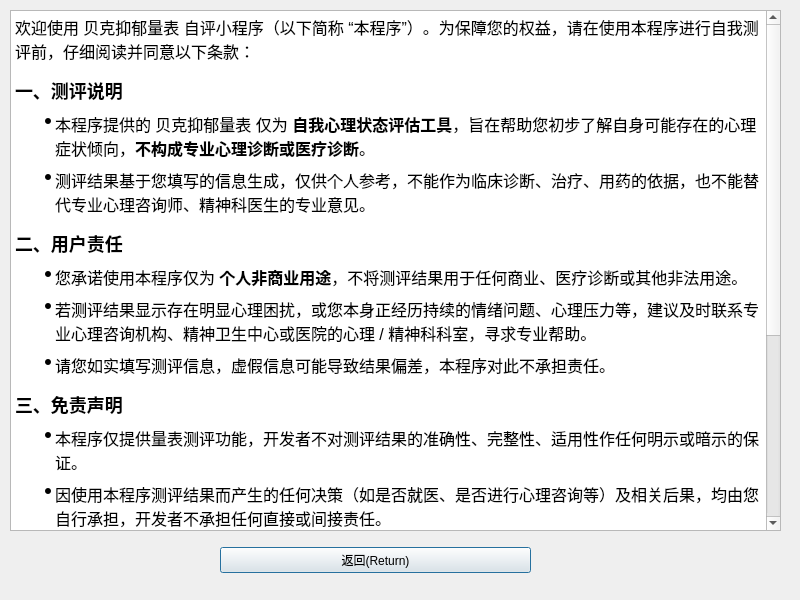
<?xml version="1.0" encoding="UTF-8"?>
<ui version="4.0">
 <class>Agreement</class>
 <widget class="QDialog" name="Agreement">
  <property name="geometry">
   <rect>
    <x>0</x>
    <y>0</y>
    <width>800</width>
    <height>600</height>
   </rect>
  </property>
  <property name="windowTitle">
   <string>Dialog</string>
  </property>
  <widget class="QWidget" name="horizontalLayoutWidget">
   <property name="geometry">
    <rect>
     <x>220</x>
     <y>540</y>
     <width>311</width>
     <height>41</height>
    </rect>
   </property>
   <layout class="QHBoxLayout" name="horizontalLayout">
    <item>
     <widget class="QPushButton" name="Return">
      <property name="text">
       <string>返回(Return)</string>
      </property>
     </widget>
    </item>
   </layout>
  </widget>
  <widget class="QTextBrowser" name="textBrowser">
   <property name="geometry">
    <rect>
     <x>10</x>
     <y>10</y>
     <width>771</width>
     <height>521</height>
    </rect>
   </property>
   <property name="html">
    <string>&lt;!DOCTYPE HTML PUBLIC &quot;-//W3C//DTD HTML 4.0//EN&quot; &quot;http://www.w3.org/TR/REC-html40/strict.dtd&quot;&gt;
&lt;html&gt;&lt;head&gt;&lt;meta name=&quot;qrichtext&quot; content=&quot;1&quot; /&gt;&lt;meta charset=&quot;utf-8&quot; /&gt;&lt;style type=&quot;text/css&quot;&gt;
p, li { white-space: pre-wrap; }
hr { height: 1px; border-width: 0; }
li.unchecked::marker { content: &quot;\2610&quot;; }
li.checked::marker { content: &quot;\2612&quot;; }
&lt;/style&gt;&lt;/head&gt;&lt;body style=&quot; font-family:'Microsoft YaHei UI'; font-size:9pt; font-weight:400; font-style:normal;&quot;&gt;
&lt;p style=&quot; margin-top:0px; margin-bottom:0px; margin-left:0px; margin-right:0px; -qt-block-indent:0; text-indent:0px; line-height:24px; background-color:#ffffff;&quot;&gt;&lt;span style=&quot; font-family:'Inter','-apple-system','BlinkMacSystemFont','Segoe UI','PingFang SC','Hiragino Sans GB','Microsoft YaHei','Helvetica Neue','Helvetica','Arial','sans-serif'; font-size:16px; color:#000000; background-color:#ffffff;&quot;&gt;欢迎使用 贝克抑郁量表 自评小程序（以下简称 “本程序”）。为保障您的权益，请在使用本程序进行自我测评前，仔细阅读并同意以下条款：&lt;/span&gt;&lt;/p&gt;
&lt;h2 style=&quot; margin-top:14px; margin-bottom:0px; margin-left:0px; margin-right:0px; -qt-block-indent:0; text-indent:0px; line-height:27px; background-color:#ffffff;&quot;&gt;&lt;span style=&quot; font-family:'Inter','-apple-system','BlinkMacSystemFont','Segoe UI','PingFang SC','Hiragino Sans GB','Microsoft YaHei','Helvetica Neue','Helvetica','Arial','sans-serif'; font-size:x-large; font-weight:600; color:#000000; background-color:#ffffff;&quot;&gt;一、测评说明&lt;/span&gt;&lt;/h2&gt;
&lt;ul style=&quot;margin-top: 0px; margin-bottom: 0px; margin-left: 0px; margin-right: 0px; -qt-list-indent: 1;&quot;&gt;
&lt;li style=&quot; font-family:'Inter','-apple-system','BlinkMacSystemFont','Segoe UI','PingFang SC','Hiragino Sans GB','Microsoft YaHei','Helvetica Neue','Helvetica','Arial','sans-serif'; font-size:16px; color:#000000; background-color:#ffffff;&quot; style=&quot; margin-top:8px; margin-bottom:8px; margin-left:0px; margin-right:0px; -qt-block-indent:0; text-indent:0px; line-height:24px;&quot;&gt;本程序提供的 贝克抑郁量表 仅为 &lt;span style=&quot; font-weight:700;&quot;&gt;自我心理状态评估工具&lt;/span&gt;，旨在帮助您初步了解自身可能存在的心理症状倾向，&lt;span style=&quot; font-weight:700;&quot;&gt;不构成专业心理诊断或医疗诊断&lt;/span&gt;。&lt;/li&gt;
&lt;li style=&quot; font-family:'Inter','-apple-system','BlinkMacSystemFont','Segoe UI','PingFang SC','Hiragino Sans GB','Microsoft YaHei','Helvetica Neue','Helvetica','Arial','sans-serif'; font-size:16px; color:#000000; background-color:#ffffff;&quot; style=&quot; margin-top:8px; margin-bottom:8px; margin-left:0px; margin-right:0px; -qt-block-indent:0; text-indent:0px; line-height:24px;&quot;&gt;测评结果基于您填写的信息生成，仅供个人参考，不能作为临床诊断、治疗、用药的依据，也不能替代专业心理咨询师、精神科医生的专业意见。&lt;/li&gt;&lt;/ul&gt;
&lt;h2 style=&quot; margin-top:14px; margin-bottom:0px; margin-left:0px; margin-right:0px; -qt-block-indent:0; text-indent:0px; line-height:27px; background-color:#ffffff;&quot;&gt;&lt;span style=&quot; font-family:'Inter','-apple-system','BlinkMacSystemFont','Segoe UI','PingFang SC','Hiragino Sans GB','Microsoft YaHei','Helvetica Neue','Helvetica','Arial','sans-serif'; font-size:x-large; font-weight:600; color:#000000; background-color:#ffffff;&quot;&gt;二、用户责任&lt;/span&gt;&lt;/h2&gt;
&lt;ul style=&quot;margin-top: 0px; margin-bottom: 0px; margin-left: 0px; margin-right: 0px; -qt-list-indent: 1;&quot;&gt;
&lt;li style=&quot; font-family:'Inter','-apple-system','BlinkMacSystemFont','Segoe UI','PingFang SC','Hiragino Sans GB','Microsoft YaHei','Helvetica Neue','Helvetica','Arial','sans-serif'; font-size:16px; color:#000000; background-color:#ffffff;&quot; style=&quot; margin-top:8px; margin-bottom:8px; margin-left:0px; margin-right:0px; -qt-block-indent:0; text-indent:0px; line-height:24px;&quot;&gt;您承诺使用本程序仅为 &lt;span style=&quot; font-weight:700;&quot;&gt;个人非商业用途&lt;/span&gt;，不将测评结果用于任何商业、医疗诊断或其他非法用途。&lt;/li&gt;
&lt;li style=&quot; font-family:'Inter','-apple-system','BlinkMacSystemFont','Segoe UI','PingFang SC','Hiragino Sans GB','Microsoft YaHei','Helvetica Neue','Helvetica','Arial','sans-serif'; font-size:16px; color:#000000; background-color:#ffffff;&quot; style=&quot; margin-top:8px; margin-bottom:8px; margin-left:0px; margin-right:0px; -qt-block-indent:0; text-indent:0px; line-height:24px;&quot;&gt;若测评结果显示存在明显心理困扰，或您本身正经历持续的情绪问题、心理压力等，建议及时联系专业心理咨询机构、精神卫生中心或医院的心理 / 精神科科室，寻求专业帮助。&lt;/li&gt;
&lt;li style=&quot; font-family:'Inter','-apple-system','BlinkMacSystemFont','Segoe UI','PingFang SC','Hiragino Sans GB','Microsoft YaHei','Helvetica Neue','Helvetica','Arial','sans-serif'; font-size:16px; color:#000000; background-color:#ffffff;&quot; style=&quot; margin-top:8px; margin-bottom:8px; margin-left:0px; margin-right:0px; -qt-block-indent:0; text-indent:0px; line-height:24px;&quot;&gt;请您如实填写测评信息，虚假信息可能导致结果偏差，本程序对此不承担责任。&lt;/li&gt;&lt;/ul&gt;
&lt;h2 style=&quot; margin-top:14px; margin-bottom:0px; margin-left:0px; margin-right:0px; -qt-block-indent:0; text-indent:0px; line-height:27px; background-color:#ffffff;&quot;&gt;&lt;span style=&quot; font-family:'Inter','-apple-system','BlinkMacSystemFont','Segoe UI','PingFang SC','Hiragino Sans GB','Microsoft YaHei','Helvetica Neue','Helvetica','Arial','sans-serif'; font-size:x-large; font-weight:600; color:#000000; background-color:#ffffff;&quot;&gt;三、免责声明&lt;/span&gt;&lt;/h2&gt;
&lt;ul style=&quot;margin-top: 0px; margin-bottom: 0px; margin-left: 0px; margin-right: 0px; -qt-list-indent: 1;&quot;&gt;
&lt;li style=&quot; font-family:'Inter','-apple-system','BlinkMacSystemFont','Segoe UI','PingFang SC','Hiragino Sans GB','Microsoft YaHei','Helvetica Neue','Helvetica','Arial','sans-serif'; font-size:16px; color:#000000; background-color:#ffffff;&quot; style=&quot; margin-top:8px; margin-bottom:8px; margin-left:0px; margin-right:0px; -qt-block-indent:0; text-indent:0px; line-height:24px;&quot;&gt;本程序仅提供量表测评功能，开发者不对测评结果的准确性、完整性、适用性作任何明示或暗示的保证。&lt;/li&gt;
&lt;li style=&quot; font-family:'Inter','-apple-system','BlinkMacSystemFont','Segoe UI','PingFang SC','Hiragino Sans GB','Microsoft YaHei','Helvetica Neue','Helvetica','Arial','sans-serif'; font-size:16px; color:#000000; background-color:#ffffff;&quot; style=&quot; margin-top:8px; margin-bottom:8px; margin-left:0px; margin-right:0px; -qt-block-indent:0; text-indent:0px; line-height:24px;&quot;&gt;因使用本程序测评结果而产生的任何决策（如是否就医、是否进行心理咨询等）及相关后果，均由您自行承担，开发者不承担任何直接或间接责任。&lt;/li&gt;
&lt;li style=&quot; font-family:'Inter','-apple-system','BlinkMacSystemFont','Segoe UI','PingFang SC','Hiragino Sans GB','Microsoft YaHei','Helvetica Neue','Helvetica','Arial','sans-serif'; font-size:16px; color:#000000; background-color:#ffffff;&quot; style=&quot; margin-top:8px; margin-bottom:8px; margin-left:0px; margin-right:0px; -qt-block-indent:0; text-indent:0px; line-height:24px;&quot;&gt;本程序仅用于心理状态初步筛查，不具备治疗、干预功能，开发者不对任何因心理问题引发的风险（如自伤、情绪失控等）承担责任。&lt;/li&gt;&lt;/ul&gt;
&lt;h2 style=&quot; margin-top:14px; margin-bottom:0px; margin-left:0px; margin-right:0px; -qt-block-indent:0; text-indent:0px; line-height:27px; background-color:#ffffff;&quot;&gt;&lt;span style=&quot; font-family:'Inter','-apple-system','BlinkMacSystemFont','Segoe UI','PingFang SC','Hiragino Sans GB','Microsoft YaHei','Helvetica Neue','Helvetica','Arial','sans-serif'; font-size:x-large; font-weight:600; color:#000000; background-color:#ffffff;&quot;&gt;四、其他&lt;/span&gt;&lt;/h2&gt;
&lt;ul style=&quot;margin-top: 0px; margin-bottom: 0px; margin-left: 0px; margin-right: 0px; -qt-list-indent: 1;&quot;&gt;
&lt;li style=&quot; font-family:'Inter','-apple-system','BlinkMacSystemFont','Segoe UI','PingFang SC','Hiragino Sans GB','Microsoft YaHei','Helvetica Neue','Helvetica','Arial','sans-serif'; font-size:16px; color:#000000; background-color:#ffffff;&quot; style=&quot; margin-top:8px; margin-bottom:8px; margin-left:0px; margin-right:0px; -qt-block-indent:0; text-indent:0px; line-height:24px;&quot;&gt;您点击 “进入” 按钮，即表示您已阅读、理解并接受本须知全部条款。&lt;/li&gt;
&lt;li style=&quot; font-family:'Inter','-apple-system','BlinkMacSystemFont','Segoe UI','PingFang SC','Hiragino Sans GB','Microsoft YaHei','Helvetica Neue','Helvetica','Arial','sans-serif'; font-size:16px; color:#000000; background-color:#ffffff;&quot; style=&quot; margin-top:8px; margin-bottom:8px; margin-left:0px; margin-right:0px; -qt-block-indent:0; text-indent:0px; line-height:24px;&quot;&gt;若您不同意本条款，请勿使用本程序的测评功能并立即退出。&lt;/li&gt;
&lt;li style=&quot; font-family:'Inter','-apple-system','BlinkMacSystemFont','Segoe UI','PingFang SC','Hiragino Sans GB','Microsoft YaHei','Helvetica Neue','Helvetica','Arial','sans-serif'; font-size:16px; color:#000000; background-color:#ffffff;&quot; style=&quot; margin-top:8px; margin-bottom:8px; margin-left:0px; margin-right:0px; -qt-block-indent:0; text-indent:0px; line-height:24px;&quot;&gt;开发者有权根据实际情况更新本须知，更新后的条款将在程序内公示，继续使用本程序即视为接受更新后的条款。&lt;/li&gt;&lt;/ul&gt;
&lt;p style=&quot; margin-top:0px; margin-bottom:0px; margin-left:0px; margin-right:0px; -qt-block-indent:0; text-indent:0px; line-height:24px; background-color:#ffffff;&quot;&gt;&lt;span style=&quot; font-family:'Inter','-apple-system','BlinkMacSystemFont','Segoe UI','PingFang SC','Hiragino Sans GB','Microsoft YaHei','Helvetica Neue','Helvetica','Arial','sans-serif'; font-size:16px; color:#000000; background-color:#ffffff;&quot;&gt;—— 本程序仅为公益性质的心理测评工具，祝您身心健康！&lt;/span&gt;&lt;/p&gt;
&lt;p align=&quot;right&quot; style=&quot; margin-top:0px; margin-bottom:0px; margin-left:0px; margin-right:0px; -qt-block-indent:0; text-indent:0px; line-height:24px; background-color:#ffffff;&quot;&gt;&lt;span style=&quot; font-family:'Inter','-apple-system','BlinkMacSystemFont','Segoe UI','PingFang SC','Hiragino Sans GB','Microsoft YaHei','Helvetica Neue','Helvetica','Arial','sans-serif'; font-size:16px; color:#000000; background-color:#ffffff;&quot;&gt;&lt;br /&gt;12/05/25&lt;/span&gt;&lt;/p&gt;&lt;/body&gt;&lt;/html&gt;</string>
   </property>
  </widget>
 </widget>
 <resources/>
 <connections/>
</ui>
